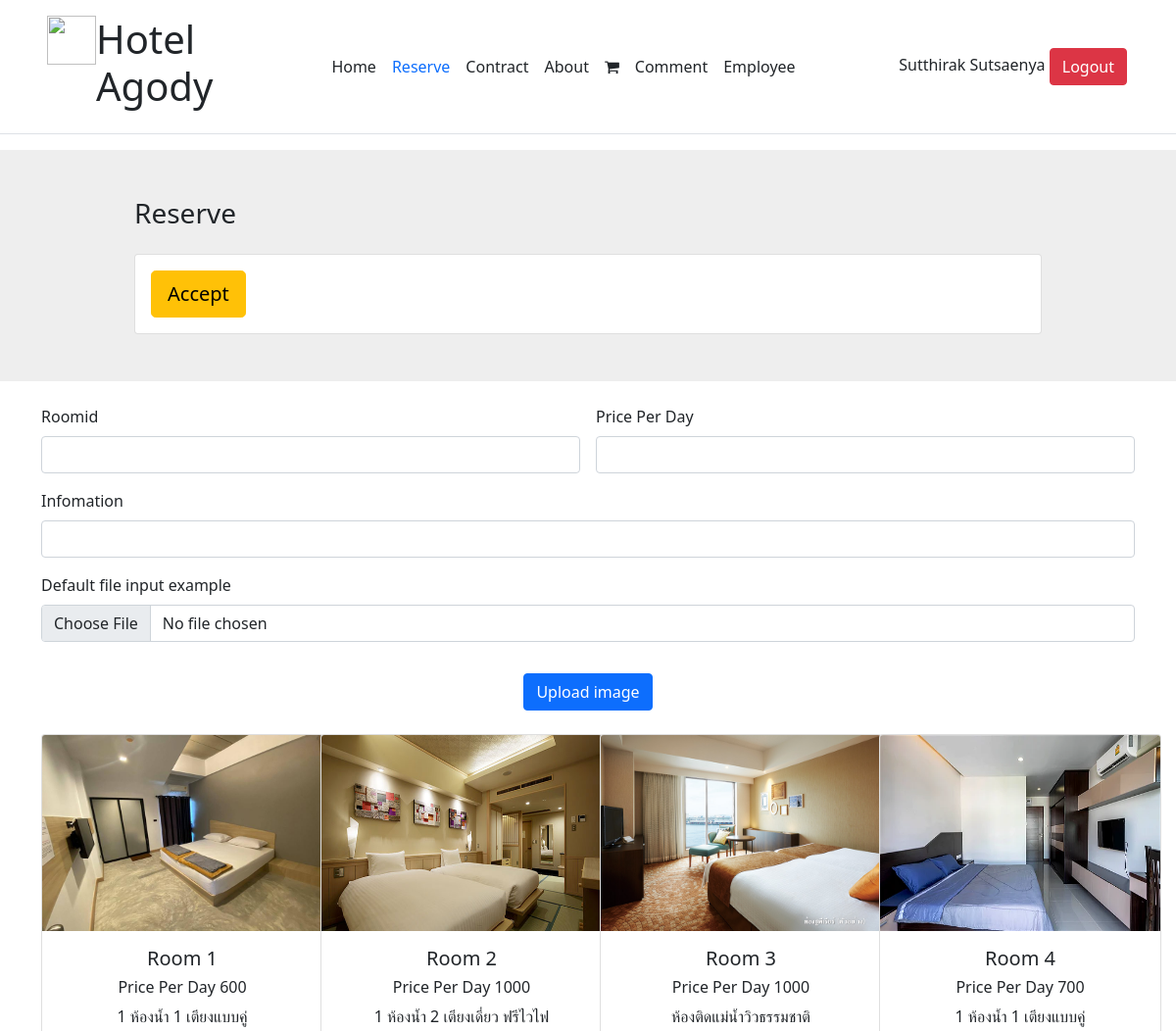
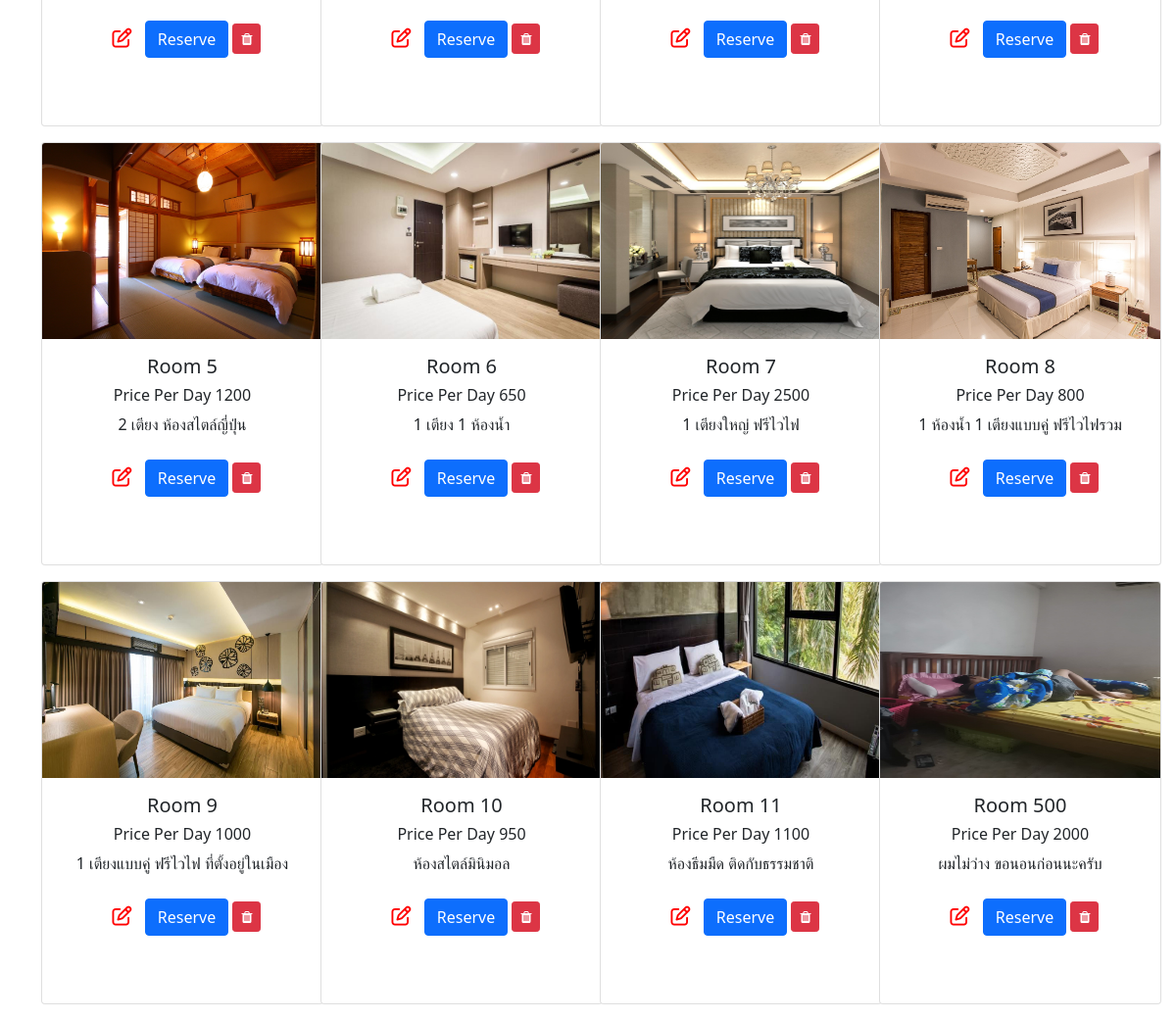
Screenshot of /product.php (signed in) with the database file from the repository (2 pictures, top to bottom).
### tables this page shows
CREATE TABLE `account` (
  `account_id` int(10) NOT NULL,
  `firstname` varchar(50) NOT NULL,
  `lastname` varchar(50) NOT NULL,
  `username` varchar(255) NOT NULL,
  `password` varchar(255) NOT NULL,
  `email` varchar(255) NOT NULL,
  `tel` varchar(10) NOT NULL,
  `account_role` varchar(25) NOT NULL,
  `create_at` timestamp NOT NULL DEFAULT current_timestamp()
);

CREATE TABLE `room` (
  `roomid` int(3) NOT NULL,
  `priceperday` double(10,2) NOT NULL,
  `image` text NOT NULL,
  `information` text NOT NULL,
  `upload_at` timestamp NOT NULL DEFAULT current_timestamp()
);

### web/product.php (the view, shortened to what this page needs)
<?php
require_once "dbconnect.php";
if (isset($_SESSION['admin_login'])) {
    $account_id = $_SESSION['admin_login'];
} else if (isset($_SESSION['user_login'])) {
    $account_id = $_SESSION['user_login'];
} else {
    echo "<script>alert('กรุณาล็อคอิน');</script>";
    echo "<script>window.location.href = 'sign-in.php';</script>";
}
$account = $conn->prepare("SELECT * FROM account WHERE account_id = :account_id");
$account->bindParam(":account_id", $account_id);
$account->execute();
$row_account = $account->fetch(PDO::FETCH_ASSOC);
?>
<!DOCTYPE html>
<html lang="en">
<head>
    <link rel="stylesheet" href="https://stackpath.bootstrapcdn.com/bootstrap/5.0.0-alpha1/css/bootstrap.min.css">
    <link rel="stylesheet" href="index.css">
    <link rel="stylesheet" href="css/bootstrap.min.css">
    <link rel="stylesheet" href="https://maxcdn.bootstrapcdn.com/font-awesome/4.7.0/css/font-awesome.min.css">
    <link rel="stylesheet" href="product.css">
</head>
<body>
    <header class="d-flex flex-wrap align-items-center justify-content-center justify-content-md-between py-3 mb-3 border-bottom">
        <a href="index.php" class="d-flex align-items-center col-md-3 mb-2 mb-md-0 text-dark text-decoration-none">
            <div class="d-flex mx-5">
                <img src="https://t4.ftcdn.net/jpg/02/95/84/31/360_F_295843167_LMfF7K73B3qNrLjgbVyXXKsqxwfn7jPI.jpg" alt="" width="50" height="50">
                <h1>Hotel Agody</h1>
            </div>
        </a>
        <ul class="nav col-12 col-md-auto mb-2 justify-content-center mb-md-0">
            <li><a href="index.php" class="nav-link px-2 link-dark">Home</a></li>
            <li><a href="product.php" class="nav-link px-2 link-primary">Reserve</a></li>
            <li><a href="Contract.php" class="nav-link px-2 link-dark">Contract</a></li>
            <li><a href="about.php" class="nav-link px-2 link-dark">About</a></li>
           <li><a href="reservesuccess.php" class="nav-link px-2 link-dark"><i class="fa fa-shopping-cart" aria-hidden="true"></i></a></li>
           <li><a href="comment.php" class="nav-link px-2 link-dark">Comment</a></li>
           <li><a href="employees.php" class="nav-link px-2 link-dark">Employee</a></li>
        </ul>
        <div class="col-md-3 text-end" style="margin-right: 50px;">
            <?php
            if (isset($_SESSION['admin_login']) || isset($_SESSION['user_login'])) {
            ?>
                <?php echo $row_account['firstname'] . " " . $row_account['lastname'] ?>
                <a href="logout.php"><button type="button" class="btn btn-danger">Logout</button></a>
            <?php
            } else {
            ?>
                <a href="sign-in.php"><button type="button" class="btn btn-outline-primary me-2">Login</button></a>
                <a href="reg.php"><button type="button" class="btn btn-primary">Register</button></a>
            <?php
            }
            ?>
        </div>
    </header>
    <section class="h-100 mb-4" style="background-color: #eee;">
        <div class="container h-100 py-5">
            <div class="row d-flex justify-content-center align-items-center h-100">
                <div class="col-10">
                    <div class="d-flex justify-content-between align-items-center mb-4">
                        <h3 class="fw-normal mb-0 text-black">Reserve</h3>
                    </div>
                        <div class="card">
                            <div class="card-body">
                                <button type="summit" class="btn btn-warning btn-block btn-lg" name="summit">Accept</button>
                            </div>
                        </div>
                </div>
            </div>
        </div>
    </section>
    <div class="container mb-4">
        <?php
        if (isset($_SESSION['admin_login'])) {
        ?>
            <form class="row g-3 needs-validation" action="upload.php" method="post" enctype="multipart/form-data">
                <div class="col-md-6">
                    <label for="validationCustom01" class="form-label">Roomid</label>
                    <input type="text" name="roomid" class="form-control">
                </div>
                <div class="col-md-6">
                    <label for="validationCustom02" class="form-label">Price Per Day</label>
                    <input type="text" name="priceperday" class="form-control">
                </div>
                <div class="col-md-12">
                    <label for="validationCustom03" class="form-label">Infomation</label>
                    <input type="text" name="information" class="form-control">
                </div>
                <div class="mb-3">
                    <label for="formFile" class="form-label">Default file input example</label>
                    <input class="form-control" name="file" type="file" id="formFile">
                </div>
                <div class="col-12 text-center">
                    <button class="btn btn-primary" name="summit" type="submit">Upload image</button>
                </div>
            </form>
    </div>
<?php
        }
?>
<div class="container">
    <div class="row justify-content-md-center">
        <?php
        $sql = "SELECT * FROM room";
        $query = $conn->prepare($sql);
        $query->execute();
        $allproduct = $query->fetchAll(PDO::FETCH_OBJ);
        foreach ($allproduct as $allpro) {
        ?>
            <div class="col-lg-3 col-md-6 text-center mb-3">
                <div class="card" style="width: 18rem; height: 27rem;">
                    <img src=<?php echo $allpro->image ?> class="card-img-top" height="200">
                    <div class="card-body">
                        <div>
                            <h5 class="card-title">Room <?php echo $allpro->roomid ?></h5>
                            <h6>Price Per Day <?php echo $allpro->priceperday ?></h6>
                            <p class="card-text"><?php echo $allpro->information ?></p>
                        </div>
                        <div class="mt-4">
                        <?php
                            if (isset($_SESSION['admin_login'])) {
                            ?>
                                <a class="btn btn-sm" href="edit.php?id=<?php echo $allpro->roomid ?>" role="button"><i class="fa fa-edit" style="font-size:20px;color:red"></i></a>
                            <?php
                            }
                            ?>
                            <a href="reserve.php?id=<?php echo $allpro->roomid ?>" class="btn btn-primary">Reserve</a>
                            <?php
                            if (isset($_SESSION['admin_login'])) {
                            ?>
                                <a class="btn btn-danger btn-sm " href="roomdelete.php?id=<?php echo $allpro->roomid ?>" role="button"><i class="fa fa-trash" aria-hidden="true"></i></a>
                            <?php
                            }
                            ?>
                        </div>
                    </div>
                </div>
            </div>
        <?php
        }
        ?>
    </div>
</div>
</body>
</html>

### web/index.css (style rules this page uses)
* { margin: 0; padding: 0; }

### rows the page displays
account: firstname "Sutthirak", lastname "Sutsaenya"
room: image (picture), roomid "1", priceperday "600", information "1 ห้องน้ำ 1 เตียงแบบคู่"
room: image (picture), roomid "2", priceperday "1000", information "1 ห้องน้ำ 2 เตียงเดี่ยว ฟรีไวไฟ"
room: image (picture), roomid "3", priceperday "1000", information "ห้องติดแม่น้ำวิวธรรมชาติ"
room: image (picture), roomid "4", priceperday "700", information "1 ห้องน้ำ 1 เตียงแบบคู่"
room: image (picture), roomid "5", priceperday "1200", information "2 เตียง ห้องสไตล์ญี่ปุ่น"
room: image (picture), roomid "6", priceperday "650", information "1 เตียง 1 ห้องน้ำ"
room: image (picture), roomid "7", priceperday "2500", information "1 เตียงใหญ่ ฟรีไวไฟ"
room: image (picture), roomid "8", priceperday "800", information "1 ห้องน้ำ 1 เตียงแบบคู่ ฟรีไวไฟรวม"
room: image (picture), roomid "9", priceperday "1000", information "1 เตียงแบบคู่ ฟรีไวไฟ ที่ตั้งอยู่ในเมือง"
room: image (picture), roomid "10", priceperday "950", information "ห้องสไตล์มินิมอล"
room: image (picture), roomid "11", priceperday "1100", information "ห้องธีมมืด ติดกับธรรมชาติ"
room: image (picture), roomid "500", priceperday "2000", information "ผมไม่ว่าง ขอนอนก่อนนะครับ"
